Frame 1 (no input): blank canvas, image omitted
Frame 60 (the mouse pressed at the canvas centre just before this capture): blank canvas, image omitted
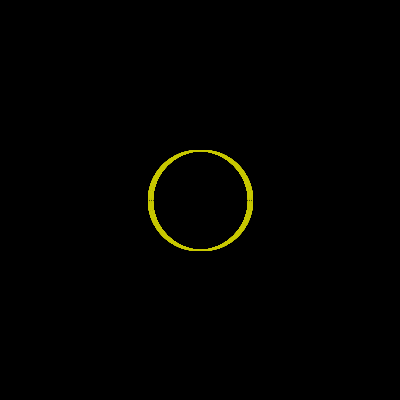
Frame 120 (the mouse held since frame 60 and released just before this capture)

The Processing sketch whose frames 1 and 60 were blank and that drew this single picture after the mouse press (run headless with seeded random() and noise(); from frame 60 on, the mouse is pressed at the canvas centre):

// Processing sketch: processing_61736
// ── processing_61736.pde

void setup()
{
size(400,400);
background(0);
}
void draw(){
if (mousePressed==true){

for (int i=-5; i<=5;i=i+5){
 BlackCircle(i);
}
for (int i=-2;i<=2;i=i+2){

RainbowCircle(i);
}
}}
void BlackCircle(int x){
   strokeWeight(1);
  stroke(0);

  noFill();
  ellipse(mouseX+x-20, mouseY-20, pmouseX, pmouseY);
}
void RainbowCircle(int x){
  strokeWeight(1);
  smooth();
  noFill();

  stroke(mouseX, mouseY, mouseY-mouseX);
ellipse(mouseX+x, mouseY, pmouseX/2, pmouseY/2);
}
